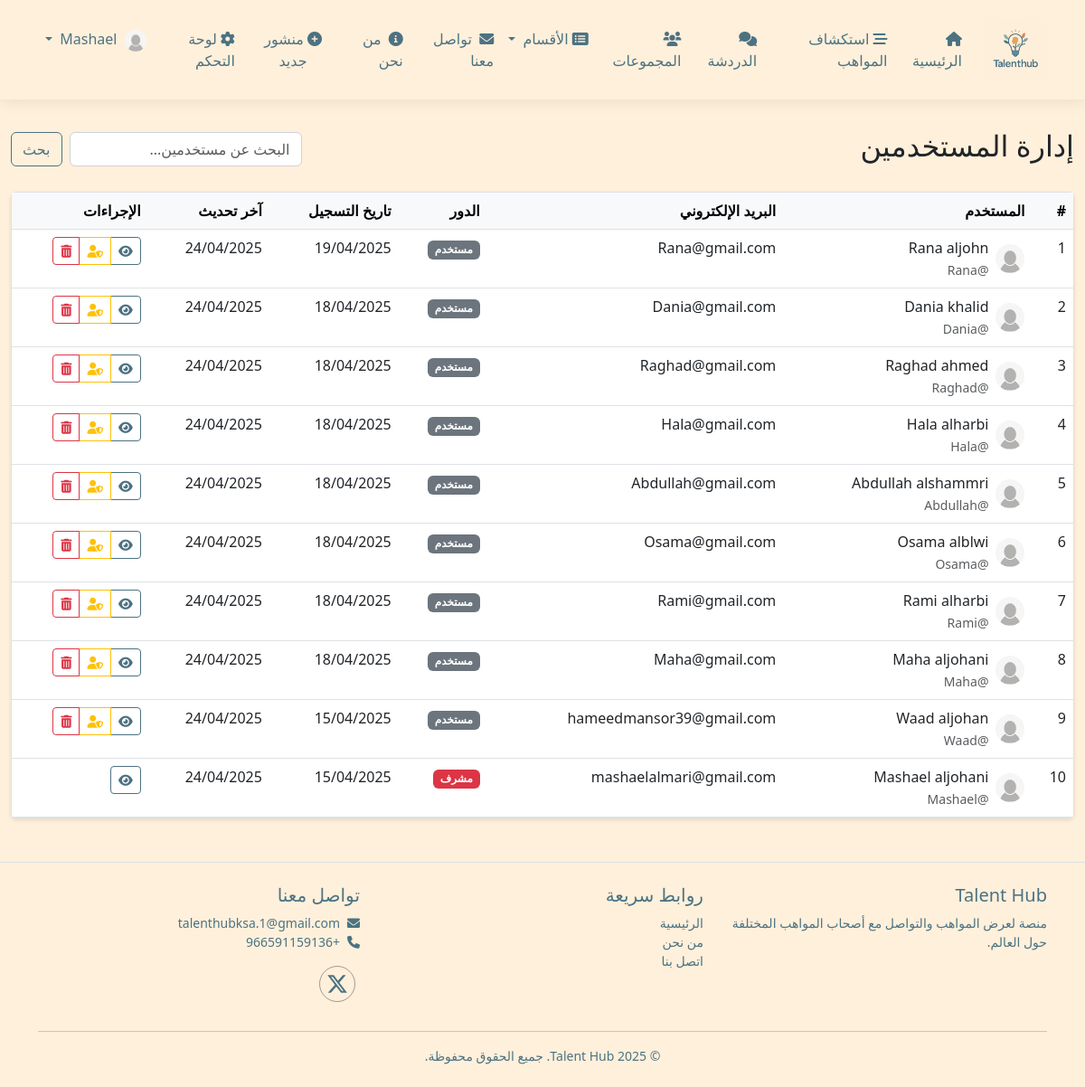
The page /admin/users.php (signed in) on the database its author committed.
### tables this page shows
CREATE TABLE `users` (
  `id` int(11) NOT NULL,
  `username` varchar(50) NOT NULL,
  `email` varchar(100) NOT NULL,
  `password` varchar(255) NOT NULL,
  `full_name` varchar(100) NOT NULL,
  `bio` text DEFAULT NULL,
  `profile_picture` varchar(255) DEFAULT 'default.jpg',
  `role` enum('user','admin') DEFAULT 'user',
  `created_at` timestamp NOT NULL DEFAULT current_timestamp(),
  `updated_at` timestamp NOT NULL DEFAULT current_timestamp() ON UPDATE current_timestamp(),
  `is_online` tinyint(1) DEFAULT 0,
  `category` varchar(50) DEFAULT NULL,
  `is_active` tinyint(1) DEFAULT 1,
  `reset_token` varchar(255) DEFAULT NULL,
  `token_expiry` datetime NOT NULL,
  `updated_at_password` datetime DEFAULT NULL COMMENT 'تاريخ آخر تحديث',
  `last_password_change` datetime DEFAULT NULL COMMENT 'تاريخ آخر تغيير لكلمة المرور'
);

### config/db.php (called while the page is built, shortened)
<?php
class Database {
    private $host = DB_HOST;
    private $user = DB_USER;
    private $pass = DB_PASS;
    private $dbname = DB_NAME;
    private $conn;
    private $stmt;
    public function __construct() {
        $dsn = 'mysql:host=' . $this->host . ';dbname=' . $this->dbname . ';charset=utf8';
        $options = array(
            PDO::ATTR_PERSISTENT => true,
            PDO::ATTR_ERRMODE => PDO::ERRMODE_EXCEPTION,
            PDO::ATTR_DEFAULT_FETCH_MODE => PDO::FETCH_OBJ
        );
        try {
            $this->conn = new PDO($dsn, $this->user, $this->pass, $options);
        } catch(PDOException $e) {
            $this->error = $e->getMessage();
            echo 'Connection Error: ' . $this->error;
        }
    }
    public function query($sql) {
        $this->stmt = $this->conn->prepare($sql);
    }
    public function execute() {
        return $this->stmt->execute();
    }
    public function resultSet() {
        $this->execute();
        return $this->stmt->fetchAll();
    }
}

### classes/User.php (called while the page is built, shortened)
<?php
class User
{
    private $db;
    public function __construct($database)
    {
        $this->db = $database;
    }
    public function getAllUsers()
    {
        $this->db->query('SELECT * FROM users ORDER BY created_at DESC');
        return $this->db->resultSet();
    }
}

### admin/users.php (the view, shortened to what this page needs)
<?php
require_once '../config/db.php';
require_once '../classes/User.php';
$database = new Database();
$user = new User($database);
$search = isset($_GET['search']) ? sanitize($_GET['search']) : '';
if (!empty($search)) {
    $users_list = $user->searchUsers($search);
} else {
    $users_list = $user->getAllUsers();
}
$page_title = 'إدارة المستخدمين';
require_once '../includes/header.php';
?>
<div class="container-fluid mt-3">
    <div class="row">
        <div class="col-lg-12">
            <div class="d-flex justify-content-between align-items-center mb-4">
                <h2><?php echo $page_title; ?></h2>
                <form class="d-flex">
                    <input class="form-control me-2" type="search" name="search" placeholder="البحث عن مستخدمين..." aria-label="Search" value="<?php echo $search; ?>">
                    <button class="btn btn-outline-primary" type="submit">بحث</button>
                </form>
            </div>
            <div class="card shadow-sm">
                <div class="card-body p-0">
                    <div class="table-responsive">
                        <table class="table table-hover mb-0">
                            <thead class="table-light">
                                <tr>
                                    <th>#</th>
                                    <th>المستخدم</th>
                                    <th>البريد الإلكتروني</th>
                                    <th>الدور</th>
                                    <th>تاريخ التسجيل</th>
                                    <th>آخر تحديث</th>
                                    <th>الإجراءات</th>
                                </tr>
                            </thead>
                            <tbody>
                                <?php foreach ($users_list as $index => $user_item): ?>
                                    <tr>
                                        <td><?php echo $index + 1; ?></td>
                                        <td>
                                            <div class="d-flex align-items-center">
                                                <img src="<?php echo URL_ROOT; ?>/assets/uploads/profile/<?php echo $user_item->profile_picture; ?>" class="rounded-circle me-2" width="32" height="32" alt="صورة المستخدم">
                                                <div>
                                                    <div><?php echo $user_item->full_name; ?></div>
                                                    <small class="text-muted">@<?php echo $user_item->username; ?></small>
                                                </div>
                                            </div>
                                        </td>
                                        <td><?php echo $user_item->email; ?></td>
                                        <td>
                                            <?php if ($user_item->role === 'admin'): ?>
                                                <span class="badge bg-danger">مشرف</span>
                                            <?php else: ?>
                                                <span class="badge bg-secondary">مستخدم</span>
                                            <?php endif; ?>
                                        </td>
                                        <td><?php echo date('d/m/Y', strtotime($user_item->created_at)); ?></td>
                                        <td><?php echo date('d/m/Y', strtotime($user_item->updated_at)); ?></td>
                                        <td>
                                            <div class="btn-group btn-group-sm">
                                                <a href="<?php echo URL_ROOT; ?>/profile.php?username=<?php echo $user_item->username; ?>" class="btn btn-outline-primary" title="عرض الملف الشخصي">
                                                    <i class="fas fa-eye"></i>
                                                </a>
                                                <?php if ($user_item->id !== $_SESSION['user_id']): ?>
                                                    <?php if ($user_item->role === 'user'): ?>
                                                        <a href="<?php echo URL_ROOT; ?>/admin/users.php?action=change_role&id=<?php echo $user_item->id; ?>&role=admin" class="btn btn-outline-warning" title="جعله مشرفًا" onclick="return confirm('هل أنت متأكد من رغبتك في جعل هذا المستخدم مشرفًا؟');">
                                                            <i class="fas fa-user-shield"></i>
                                                        </a>
                                                    <?php else: ?>
                                                        <a href="<?php echo URL_ROOT; ?>/admin/users.php?action=change_role&id=<?php echo $user_item->id; ?>&role=user" class="btn btn-outline-info" title="جعله مستخدمًا عاديًا" onclick="return confirm('هل أنت متأكد من رغبتك في جعل هذا المستخدم عاديًا؟');">
                                                            <i class="fas fa-user"></i>
                                                        </a>
                                                    <?php endif; ?>
                                                    <a href="<?php echo URL_ROOT; ?>/admin/users.php?action=delete&id=<?php echo $user_item->id; ?>" class="btn btn-outline-danger" title="حذف" onclick="return confirm('هل أنت متأكد من رغبتك في حذف هذا المستخدم؟ سيتم حذف جميع منشوراته وبياناته أيضًا.');">
                                                        <i class="fas fa-trash-alt"></i>
                                                    </a>
                                                <?php endif; ?>
                                            </div>
                                        </td>
                                    </tr>
                                <?php endforeach; ?>
                            </tbody>
                        </table>
                    </div>
                </div>
            </div>
        </div>
    </div>
</div>
<?php require_once '../includes/footer.php'; ?>

### assets/css/style.css (style rules this page uses)
:root { --default-font: "Roboto", system-ui, -apple-system, "Segoe UI", Roboto, "Helvetica Neue", Arial, "Noto Sans", "Liberation Sans", sans-serif, "Apple Color Emoji", "Segoe UI Emoji", "Segoe UI Symbol", "Noto Color Emoji"; --heading-font: "Raleway", sans-serif; --nav-font: "Poppins", sans-serif; --primary-color: #4c7282; --secondary-color: #6c757d; --success-color: #28a745; --danger-color: #dc3545; --warning-color: #ffc107; --info-color: #17a2b8; --light-color: #f8f9fa; --dark-color: #343a40; --body-bg: #fff0db; --body-color: #212529; --card-bg: #ffffff; --border-color: #dee2e6; --input-bg: #ffffff; --input-border: #ced4da; --shadow-color: rgba(0, 0, 0, 0.1); --header-height: 60px; --footer-height: 150px; --sidebar-width: 250px; --transition-speed: 0.3s; --background-color: #fff0db; --default-color: #444444; --accent-color: #34b7a7; }
body { font-family: 'Tajawal', 'Segoe UI', Tahoma, Geneva, Verdana, sans-serif; background-color: var(--background-color); color: var(--body-color); transition: background-color var(--transition-speed) ease, color var(--transition-speed) ease; min-height: 100vh; display: flex; flex-direction: column; }
a { color: var(--primary-color); text-decoration: none; transition: color var(--transition-speed) ease; }
.card { background-color: var(--card-bg); border-color: var(--border-color); transition: background-color var(--transition-speed) ease, border-color var(--transition-speed) ease; }
.form-control, .form-select { background-color: var(--input-bg); border-color: var(--input-border); color: var(--body-color); transition: background-color var(--transition-speed) ease, border-color var(--transition-speed) ease, color var(--transition-speed) ease; }
.btn-outline-primary { color: var(--primary-color); border-color: var(--primary-color); }
.shadow-sm { box-shadow: 0 .125rem .25rem var(--shadow-color) !important; }
[dir="rtl"] .me-2 { margin-left: 0.5rem !important; margin-right: 0 !important; }

### rows shown on the page
users: profile_picture (placeholder picture), full_name "Rana aljohn", username "Rana", email "Rana@gmail.com", role "مستخدم", created_at "19/04/2025", updated_at "24/04/2025"
users: profile_picture (placeholder picture), full_name "Dania khalid", username "Dania", email "Dania@gmail.com", role "مستخدم", created_at "18/04/2025", updated_at "24/04/2025"
users: profile_picture (placeholder picture), full_name "Raghad ahmed", username "Raghad", email "Raghad@gmail.com", role "مستخدم", created_at "18/04/2025", updated_at "24/04/2025"
users: profile_picture (placeholder picture), full_name "Hala alharbi", username "Hala", email "Hala@gmail.com", role "مستخدم", created_at "18/04/2025", updated_at "24/04/2025"
users: profile_picture (placeholder picture), full_name "Abdullah alshammri", username "Abdullah", email "Abdullah@gmail.com", role "مستخدم", created_at "18/04/2025", updated_at "24/04/2025"
users: profile_picture (placeholder picture), full_name "Osama alblwi", username "Osama", email "Osama@gmail.com", role "مستخدم", created_at "18/04/2025", updated_at "24/04/2025"
users: profile_picture (placeholder picture), full_name "Rami alharbi", username "Rami", email "Rami@gmail.com", role "مستخدم", created_at "18/04/2025", updated_at "24/04/2025"
users: profile_picture (placeholder picture), full_name "Maha aljohani", username "Maha", email "Maha@gmail.com", role "مستخدم", created_at "18/04/2025", updated_at "24/04/2025"
users: profile_picture (placeholder picture), full_name "Waad aljohan", username "Waad", email "hameedmansor39@gmail.com", role "مستخدم", created_at "15/04/2025", updated_at "24/04/2025"
users: profile_picture (placeholder picture), full_name "Mashael aljohani", username "Mashael", email "mashaelalmari@gmail.com", role "مشرف", created_at "15/04/2025", updated_at "24/04/2025"

### other values the page prints
$page_title "إدارة المستخدمين"
SITE_NAME "Talent Hub"
